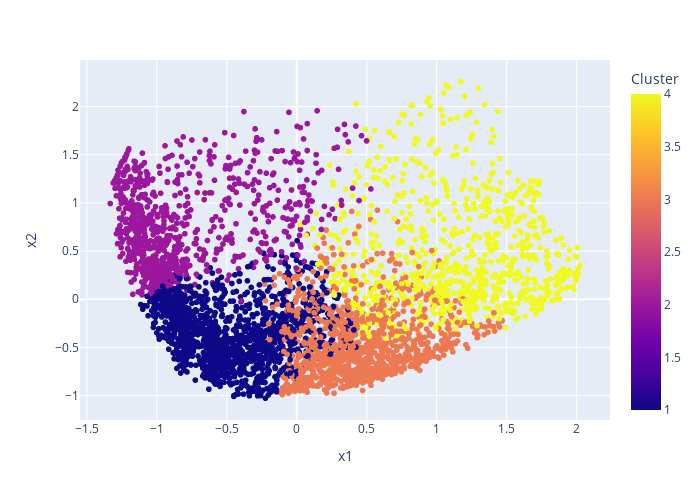

The code cell stored with this chart in its notebook:
### Code cell
# buat scatter plot untuk visualisasi 2d
fig = px.scatter(pca_df, x="x1", y="x2", color='Cluster', width=700, height=500)
fig.show()

### Figure 1 — Plotly figure (JSON) as saved in the notebook; plotly's stock layout.template omitted (floating-point values rounded to 4 significant figures; data arrays with more than 128 entries replaced by an {"elided": "..."} marker saying what was removed)
{"data": [{"hovertemplate": "x1=%{x}<br>x2=%{y}<br>Cluster=%{marker.color}<extra></extra>", "legendgroup": "", "marker": {"color": {"elided": "4375 int values"}, "coloraxis": "coloraxis", "symbol": "circle"}, "mode": "markers", "name": "", "showlegend": false, "type": "scattergl", "x": {"elided": "4375 float values"}, "xaxis": "x", "y": {"elided": "4375 float values"}, "yaxis": "y"}], "layout": {"coloraxis": {"colorbar": {"title": {"text": "Cluster"}}, "colorscale": [[0, "#0d0887"], [0.1111, "#46039f"], [0.2222, "#7201a8"], [0.3333, "#9c179e"], [0.4444, "#bd3786"], [0.5556, "#d8576b"], [0.6667, "#ed7953"], [0.7778, "#fb9f3a"], [0.8889, "#fdca26"], [1, "#f0f921"]]}, "height": 500, "legend": {"tracegroupgap": 0}, "margin": {"t": 60}, "width": 700, "xaxis": {"anchor": "y", "domain": [0, 1], "title": {"text": "x1"}}, "yaxis": {"anchor": "x", "domain": [0, 1], "title": {"text": "x2"}}}}
